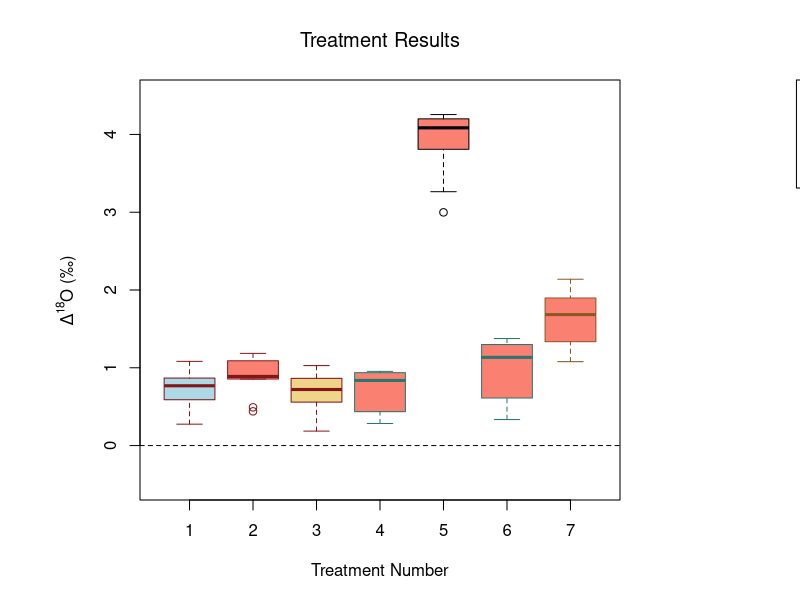

Generate this figure with R: (Note: this script raises an error after producing the figure.)
library(ggplot2)

teethdata <- read.csv("data/Data for R.csv")

#Required Components
t1diff <- (teethdata$UT.T1) * -1
t2diff <- (teethdata$UT.T2) * -1
t3diff <- (teethdata$UT.T3) * -1
t4diff <- (teethdata$UT.T4) * -1
t5diff <- (teethdata$UT.T5) * -1
t6diff <- (teethdata$UT.T6) * -1
t7diff <- (teethdata$UT.T7) * -1

#Average D18O of t1-4, t6
(mean(t1diff) + mean(t2diff) + mean(t3diff) + mean(t4diff) + mean(t6diff))/5 #Average is ~0.79

SD1 <- c(mean(t1diff), mean(t2diff), mean(t3diff), mean(t4diff), mean(t6diff))
sd(SD1) # Standard deviation is ~0.13

# New Plot With Everything

data_list2 <- list(t1diff, t2diff, t3diff, t4diff, t5diff, t6diff, t7diff)
par(mar = c(5, 7, 4, 9))
boxplot(data_list2, 
        main = expression("Treatment Results"), 
        ylab = expression("Δ"^18 * "O (‰)"), 
        xlab = "Treatment Number",
        ylim = c(-0.5, 4.5),
        col = c("lightblue", "salmon", "#EFD58A", "salmon", "salmon", "salmon", "salmon"),
        border = c("#841618", "#841618", "#841618", "#297770", "black","#297770", "#8E5722"),
        xaxt = "n")
# Dotted Line
abline(h = 0, col = "black", lty = 2)
#X-axis numbers
axis(1, at = 1:7, labels = c("1", "2", "3", "4", "5", "6", "7"))
# First Legend
legend("topright", 
       legend = c("Light Acid", "Medium Acid", "Heavy Acid", "Extra Heavy Acid"),
       fill = c("lightblue", "salmon", "#F6E5C3", "#EFD58A"),          
       bty = "y",                   
       title = "Fill",          
       inset = c(-0.70, 0),
       xpd = NA,
       cex = 0.9) 
# Second Legend
legend("bottomright",
       legend = c("Light Rinse", "Medium Rinse", "Heavy Rinse", "Extra Heavy Rinse"),
       fill = c("#297770", "#841618", "#8E5722", "black"),
       bty = "y",
       title = "Outline",
       inset = c(-0.74, -0.15),
       xpd = NA,
       cex = 0.9)

# Rinse d18O vs D18O
mmat <- rbind(t1diff, t2diff, t3diff) #first getting the averages for each tooth for each treatment with each rinse
lmat <- rbind(t4diff, t6diff)
mr_avg <- colMeans(mmat)
lr_avg <- colMeans(lmat)

data_list3 <- list(lr_avg, mr_avg, t7diff, t5diff)
boxplot(data_list3, at = x_positions, names = x_positions,
        boxwex = 20,
        xaxt = "n",
        xlim = c(-50, 260),
        xlab = expression("Rinse δ"^18 * "O (‰)"),
        ylab = expression("Δ"^18 * "O (‰)"),
        main = expression("Correlation Between Rinse δ"^18 * "O and Shift Magnitude"))
axis(side = 1, at = seq(-45, 260, by = 25))
abline(v = 0, lty = 2, col = "black")

# Acid d18O vs D18O
mamat <- rbind(t2diff, t4diff, t5diff, t6diff, t7diff)
ma_avg <- colMeans(mamat)
x_positions2 <- c(-46.90, -10.29, 250)

data_list4 <- list(t1diff, ma_avg, t3diff)
boxplot(data_list4, at = x_positions2, names = x_positions2,
        boxwex = 20,
        xaxt = "n",
        xlim = c(-50, 260),
        xlab = expression("Acid δ"^18 * "O (‰)"),
        ylab = expression("Δ"^18 * "O (‰)"),
        main = expression("Correlation Between Acid δ"^18 * "O and Shift Magnitude"))
axis(side = 1, at = seq(-45, 260, by = 25))
abline(v = 0, lty = 2, col = "black")

# Figure to show lack of correlation between D18O and untreated enamel value
# Big Delta vs Little Delta
# Increase margins for legend
par(mar = c(6, 4, 4, 8))
# Make plot
par(mar = c(5, 5, 5, 7))
plot(teethdata$UT.Data, -1* (teethdata$UT.T5), col = "salmon", 
     pch = 19, 
     xlab = expression("δ"^18 * "O of Control Teeth (‰)"), 
     ylab = expression("Δ"^18 * "O (‰)"), 
     main = expression("Differences in δ"^18 * "O between Control, Treatments"), 
     ylim = c(0.2, 5))
points(teethdata$UT.Data, -1* (teethdata$UT.T2), col = "#7eb0d5", pch = 19)
points(teethdata$UT.Data, -1* (teethdata$UT.T3), col = "#297770", pch = 19)
points(teethdata$UT.Data, -1* (teethdata$UT.T4), col = "#841618", pch = 19)
points(teethdata$UT.Data, -1* (teethdata$UT.T1), col = "#ffb400", pch = 19)
points(teethdata$UT.Data, -1* (teethdata$UT.T6), col = "#776bcd", pch = 19)
points(teethdata$UT.Data, -1* (teethdata$UT.T7), col = "#b2e061", pch = 19)
# Legend
legend("topright",
       legend = c("Treatment 1", "Treatment 2", "Treatment 3", "Treatment 4", "Treatment 5", "Treatment 6", "Treatment 7"),
       fill = c("#ffb400", "#7eb0d5", "#297770", "#841618", "salmon", "#776bcd", "#b2e061"),
       bty = "y",
       title = "Legend",
       inset = c(-0.425, 0),
       xpd = NA,
       cex = 0.9)


#anova testing
library(tidyr)
anova <- read.csv("data/ANOVA.csv")

anovatooth <- aov(T1.Data + T2.Data + T3.Data + T4.Data + T5.Data + T6.Data + T7.Data ~ Tooth.Number, data = teethdata)
summary(anovatooth)

# ANOVA of all treatments
longformat1 <- pivot_longer(anova,  #must reorient the data so the ANOVA runs properly
                           cols = starts_with("Tooth"),  
                           names_to = "Tooth.ID",
                           values_to = "Value")

anova_treatment <- aov(Value ~ Treatment, data = longformat1)
summary(anova_treatment) # P-value 0.333

#Anova of treatments 1-4, 6
subset_data <- subset(anova, Treatment %in% c(1, 2, 3, 4, 6))

longformat2 <- pivot_longer(subset_data,
    cols = starts_with("Tooth"),
    names_to = "Tooth.ID",
    values_to = "Value")
 
anova_sub_t <- aov(Value ~ Treatment, data = longformat2)
summary(anova_sub_t) # P-value = 0.747, indicating that the difference between these groups is not statistically significant

# Anova of all trials except 7
all_but_7 <- subset(anova, Treatment %in% c(1, 2, 3, 4, 5, 6))

longformat3 <- pivot_longer(all_but_7,
                            cols = starts_with("Tooth"),
                            names_to = "Tooth.ID",
                            values_to = "Value")

anova_ab7 <- aov(Value ~ Treatment, data = longformat3)
summary(anova_ab7) #P-value 0.0278

# Anova of all trials except 5
all_but_5 <- subset(anova, Treatment %in% c(1, 7))

longformat4 <- pivot_longer(all_but_5,
                            cols = starts_with("Tooth"),
                            names_to = "Tooth.ID",
                            values_to = "Value")

anova_ab5 <- aov(Value ~ Treatment, data = longformat4)
summary(anova_ab5)

#T-Test for 4 vs 4r (see if the difference is significant)

t.test(t4diff, t6diff)
#The p-value is greater than 0.05, and thus we can conclude that the difference between these two groups is not statistically significant.
